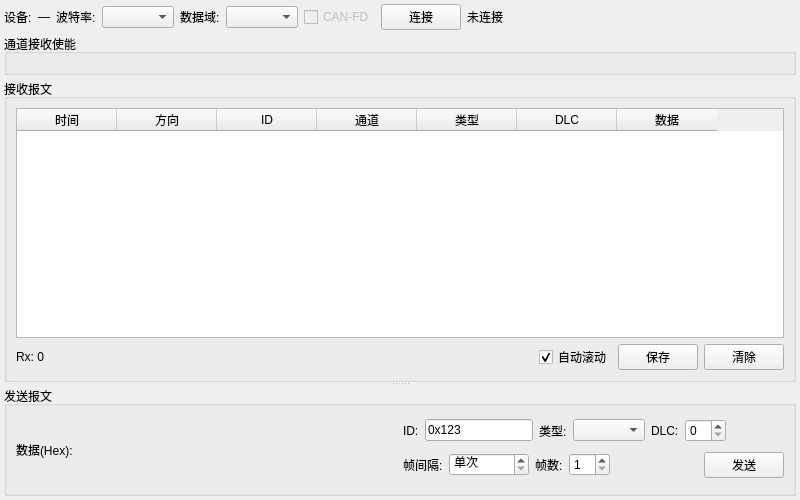
<?xml version="1.0" encoding="UTF-8"?>
<ui version="4.0">
 <class>CanSessionWidget</class>
 <widget class="QWidget" name="CanSessionWidget">
  <property name="geometry">
   <rect>
    <x>0</x>
    <y>0</y>
    <width>800</width>
    <height>500</height>
   </rect>
  </property>
  <property name="windowTitle">
   <string>CAN Session</string>
  </property>
  <layout class="QVBoxLayout" name="mainLayout">
   <property name="spacing">
    <number>4</number>
   </property>
   <property name="leftMargin">
    <number>4</number>
   </property>
   <property name="topMargin">
    <number>4</number>
   </property>
   <property name="rightMargin">
    <number>4</number>
   </property>
   <property name="bottomMargin">
    <number>4</number>
   </property>
   <item>
    <layout class="QHBoxLayout" name="connLayout">
     <property name="spacing">
      <number>6</number>
     </property>
     <item>
      <widget class="QLabel" name="connDevicePrefixLabel">
       <property name="text">
        <string>设备:</string>
       </property>
      </widget>
     </item>
     <item>
      <widget class="QLabel" name="deviceLabel">
       <property name="text">
        <string>—</string>
       </property>
      </widget>
     </item>
     <item>
      <widget class="QLabel" name="connBaudPrefixLabel">
       <property name="text">
        <string>波特率:</string>
       </property>
      </widget>
     </item>
     <item>
      <widget class="QComboBox" name="baudCombo"/>
     </item>
     <item>
      <widget class="QLabel" name="dataBaudLabel">
       <property name="text">
        <string>数据域:</string>
       </property>
      </widget>
     </item>
     <item>
      <widget class="QComboBox" name="dataBaudCombo"/>
     </item>
     <item>
      <widget class="QCheckBox" name="canFdChk">
       <property name="enabled">
        <bool>false</bool>
       </property>
       <property name="text">
        <string>CAN-FD</string>
       </property>
       <property name="checked">
        <bool>false</bool>
       </property>
      </widget>
     </item>
     <item>
      <widget class="QPushButton" name="connectBtn">
       <property name="text">
        <string>连接</string>
       </property>
      </widget>
     </item>
     <item>
      <widget class="QLabel" name="statusLabel">
       <property name="sizePolicy">
        <sizepolicy hsizetype="Expanding" vsizetype="Preferred">
         <horstretch>0</horstretch>
         <verstretch>0</verstretch>
        </sizepolicy>
       </property>
       <property name="text">
        <string>未连接</string>
       </property>
       <property name="wordWrap">
        <bool>false</bool>
       </property>
      </widget>
     </item>
    </layout>
   </item>
   <item>
    <widget class="QGroupBox" name="groupBox">
     <property name="title">
      <string>通道接收使能</string>
     </property>
     <layout class="QVBoxLayout" name="verticalLayout">
      <item>
       <layout class="QHBoxLayout" name="channelChkLayout">
        <property name="spacing">
         <number>6</number>
        </property>
       </layout>
      </item>
     </layout>
    </widget>
   </item>
   <item>
    <widget class="QSplitter" name="splitter">
     <property name="orientation">
      <enum>Qt::Vertical</enum>
     </property>
     <widget class="QGroupBox" name="rxGroup">
      <property name="title">
       <string>接收报文</string>
      </property>
      <layout class="QVBoxLayout" name="rxLayout">
       <item>
        <widget class="QTableWidget" name="rxTable">
         <property name="editTriggers">
          <set>QAbstractItemView::NoEditTriggers</set>
         </property>
         <property name="alternatingRowColors">
          <bool>true</bool>
         </property>
         <property name="selectionBehavior">
          <enum>QAbstractItemView::SelectRows</enum>
         </property>
         <attribute name="horizontalHeaderVisible">
          <bool>true</bool>
         </attribute>
         <attribute name="verticalHeaderVisible">
          <bool>false</bool>
         </attribute>
         <column>
          <property name="text">
           <string>时间</string>
          </property>
         </column>
         <column>
          <property name="text">
           <string>方向</string>
          </property>
         </column>
         <column>
          <property name="text">
           <string>ID</string>
          </property>
         </column>
         <column>
          <property name="text">
           <string>通道</string>
          </property>
         </column>
         <column>
          <property name="text">
           <string>类型</string>
          </property>
         </column>
         <column>
          <property name="text">
           <string>DLC</string>
          </property>
         </column>
         <column>
          <property name="text">
           <string>数据</string>
          </property>
         </column>
        </widget>
       </item>
       <item>
        <layout class="QHBoxLayout" name="rxStatusLayout">
         <item>
          <widget class="QLabel" name="rxCountLabel">
           <property name="text">
            <string>Rx: 0</string>
           </property>
          </widget>
         </item>
         <item>
          <spacer name="rxStatusSpacer">
           <property name="orientation">
            <enum>Qt::Horizontal</enum>
           </property>
           <property name="sizeHint" stdset="0">
            <size>
             <width>40</width>
             <height>20</height>
            </size>
           </property>
          </spacer>
         </item>
         <item>
          <widget class="QCheckBox" name="autoScrollChk">
           <property name="text">
            <string>自动滚动</string>
           </property>
           <property name="checked">
            <bool>true</bool>
           </property>
          </widget>
         </item>
         <item>
          <widget class="QPushButton" name="saveBtn">
           <property name="text">
            <string>保存</string>
           </property>
          </widget>
         </item>
         <item>
          <widget class="QPushButton" name="clearBtn">
           <property name="text">
            <string>清除</string>
           </property>
          </widget>
         </item>
        </layout>
       </item>
      </layout>
     </widget>
     <widget class="QGroupBox" name="txGroup">
      <property name="title">
       <string>发送报文</string>
      </property>
      <layout class="QHBoxLayout" name="horizontalLayout">
       <item>
        <layout class="QHBoxLayout" name="txDataLayout">
         <item>
          <widget class="QLabel" name="sendDataLabel">
           <property name="text">
            <string>数据(Hex):</string>
           </property>
          </widget>
         </item>
         <item>
          <widget class="QWidget" name="sendDataEditHolder" native="true">
           <property name="sizePolicy">
            <sizepolicy hsizetype="Expanding" vsizetype="Fixed">
             <horstretch>0</horstretch>
             <verstretch>0</verstretch>
            </sizepolicy>
           </property>
          </widget>
         </item>
        </layout>
       </item>
       <item>
        <layout class="QVBoxLayout" name="verticalLayout_2">
         <property name="topMargin">
          <number>0</number>
         </property>
         <item>
          <layout class="QHBoxLayout" name="txFormLayout">
           <property name="spacing">
            <number>6</number>
           </property>
           <item>
            <widget class="QLabel" name="sendIdLabel">
             <property name="text">
              <string>ID:</string>
             </property>
            </widget>
           </item>
           <item>
            <widget class="QLineEdit" name="sendIdEdit">
             <property name="text">
              <string>0x123</string>
             </property>
            </widget>
           </item>
           <item>
            <widget class="QLabel" name="sendTypeLabel">
             <property name="text">
              <string>类型:</string>
             </property>
            </widget>
           </item>
           <item>
            <widget class="QComboBox" name="sendTypeCombo"/>
           </item>
           <item>
            <widget class="QLabel" name="sendDlcLabel">
             <property name="text">
              <string>DLC:</string>
             </property>
            </widget>
           </item>
           <item>
            <widget class="QSpinBox" name="sendDlcSpin"/>
           </item>
           <item>
            <spacer name="txFormSpacer">
             <property name="orientation">
              <enum>Qt::Horizontal</enum>
             </property>
             <property name="sizeHint" stdset="0">
              <size>
               <width>40</width>
               <height>20</height>
              </size>
             </property>
            </spacer>
           </item>
          </layout>
         </item>
         <item>
          <layout class="QHBoxLayout" name="txBtnLayout">
           <item>
            <widget class="QLabel" name="sendPeriodLabel">
             <property name="text">
              <string>帧间隔:</string>
             </property>
            </widget>
           </item>
           <item>
            <widget class="QSpinBox" name="sendPeriodSpin">
             <property name="specialValueText">
              <string>单次</string>
             </property>
             <property name="suffix">
              <string> ms</string>
             </property>
             <property name="minimum">
              <number>0</number>
             </property>
             <property name="maximum">
              <number>10000</number>
             </property>
             <property name="value">
              <number>0</number>
             </property>
            </widget>
           </item>
           <item>
            <widget class="QLabel" name="sendFrameCountLabel">
             <property name="text">
              <string>帧数:</string>
             </property>
            </widget>
           </item>
           <item>
            <widget class="QSpinBox" name="sendFrameCountSpin">
             <property name="minimum">
              <number>1</number>
             </property>
             <property name="value">
              <number>1</number>
             </property>
            </widget>
           </item>
           <item>
            <spacer name="txBtnSpacer">
             <property name="orientation">
              <enum>Qt::Horizontal</enum>
             </property>
             <property name="sizeHint" stdset="0">
              <size>
               <width>40</width>
               <height>20</height>
              </size>
             </property>
            </spacer>
           </item>
           <item>
            <widget class="QPushButton" name="sendBtn">
             <property name="text">
              <string>发送</string>
             </property>
            </widget>
           </item>
          </layout>
         </item>
        </layout>
       </item>
      </layout>
     </widget>
    </widget>
   </item>
  </layout>
 </widget>
 <resources/>
 <connections/>
</ui>
